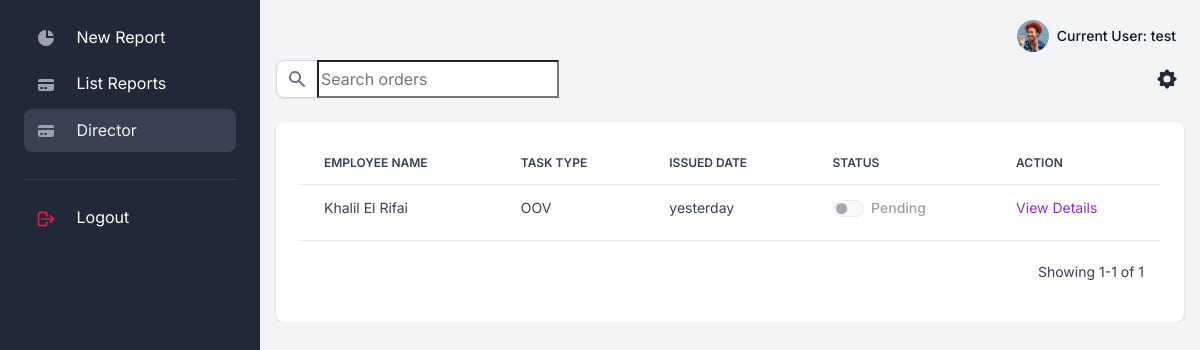
The page /reports/director (signed in) on the database as committed earlier.
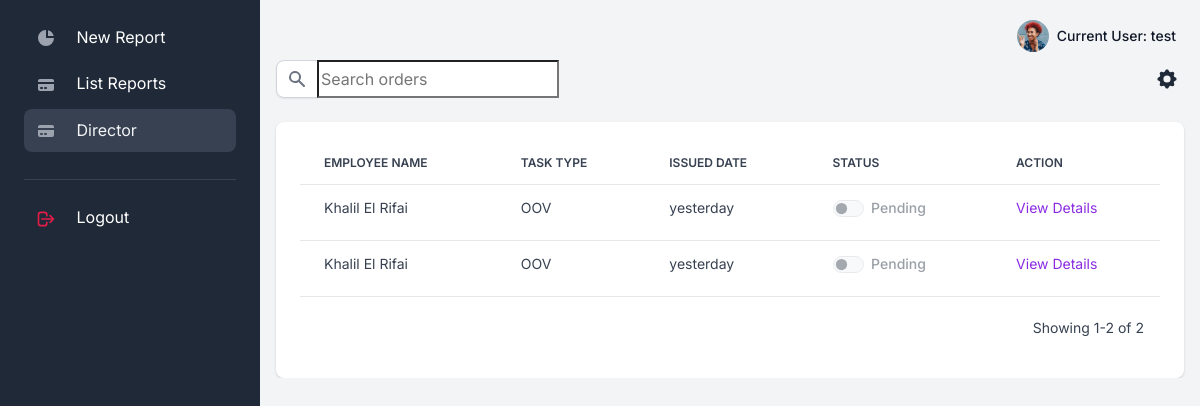
The same page on the database as committed later.
### apps/reports/models.py (models this page shows, shortened)
class Report(Model):
    STATUS_CHOICES= (
    ('Pending', 'Pending'),
    ('Approved', 'Approved'),
    )
    id=AutoField(primary_key=True,editable=False)
    owner = ForeignKey(Employee,on_delete=SET_NULL,null=True)
    task_type=ForeignKey(Task_type,on_delete=SET_NULL,null=True)
    created_at=DateTimeField(auto_now_add=True)
    status=CharField(max_length=50,choices=STATUS_CHOICES,default='Pending')
    description=TextField(null=True)

class Employee(Model):
    id=AutoField(primary_key=True,editable=False)
    user = OneToOneField(User,on_delete=CASCADE)
    job_title = ForeignKey(Job_title,on_delete=SET_NULL,null=True)
    @property
    def fullname(self):
        return self.user.first_name +" "+self.user.last_name

class Task_type(Model):
    id=AutoField(primary_key=True,editable=False)
    job_title=ForeignKey(Job_title,on_delete=CASCADE,null=True)
    type = CharField(max_length=50,null=True)
    def __str__(self):
        return self.type

### apps/reports/views.py (the view)
# urls.py: path('director',views.DirectiorView.as_view(),name='director'),
class DirectiorView(ReportListView):
    template_name = 'reports/director_list.html'
    def get_queryset(self):
        x = get_object_or_404(Job_title,employee__user=self.request.user)
        queryset = Report.objects.filter(task_type__job_title=get_object_or_404(Job_title,employee__user=self.request.user)).order_by('-created_at')
        return queryset

### apps/context_processors.py (called while the page is built)
def cfg_assets_root(request):
    return { 'ASSETS_ROOT' : settings.ASSETS_ROOT }

### apps/templates/reports/director_list.html (shortened to what this page needs)
{% extends "layouts/base.html" %}
{% block content %}
{% load humanize %}
  <div class="table-settings mb-4">
      <div class="row align-items-center justify-content-between">
          <div class="col col-md-6 col-lg-3 col-xl-4">
              <div class="input-group me-2 me-lg-3 fmxw-400">
                  <span class="input-group-text">
                  </span>
                  <input type="text" class="" placeholder="Search orders">
              </div>
          </div>
          <div class="col-4 col-md-2 col-xl-1 ps-md-0 text-end">
              <div class="dropdown">
                  <button class="btn btn-link text-dark dropdown-toggle dropdown-toggle-split m-0 p-1" data-bs-toggle="dropdown" aria-haspopup="true" aria-expanded="false">
                  </button>
              </div>
          </div>
      </div>
  </div>
  <div class="card card-body border-0 shadow table-wrapper table-responsive">
      <table class="table table-hover">
          <thead>
              <tr>
                  <th class="border-gray-200">Employee Name</th>
                  <th class="border-gray-200">Task Type</th>
                  <th class="border-gray-200">Issued Date</th>
                  <th class="border-gray-200">Status</th>
                  <th class="border-gray-200">Action</th>
              </tr>
          </thead>
          <tbody>
              {% if report_list%}
              {% for report in report_list %}
                        <tr>
                            <td><span class="fw-normal">{{report.owner.fullname}}</span></td>
                            <td><span class="fw-normal">{{report.task_type}}</span></td>
                            <td><span class="fw-normal">{{report.created_at|naturalday}}</span></td>
                            <td>
                                <span class="form-check form-switch">
                                    {% if report.status == 'Approved' %}
                                    <input class="form-check-input" type="checkbox" id="flexSwitchCheckChecked"  checked style="background-color: green;"  disabled>
                                    <label class="form-check-label" for="flexSwitchCheckChecked">Approved</label>
                                    {% else %}
                                    <input class="form-check-input" type="checkbox" id="flexSwitchCheckChecked" disabled>
                                    <label class="form-check-label" for="flexSwitchCheckChecked">Pending</label>
                                    {% endif %}
                                </span>
                            </td>
                            <td>
                                <a style="color:blueviolet;" href="{% url 'reports:detail' report.id %}">View Details</a>
                            </td>
                        </tr>
                {% endfor %}
              {% endif %}
          </tbody>
      </table>
      <div class="card-footer px-3 border-0 d-flex flex-column flex-lg-row align-items-center justify-content-between">
          <div class="fw-normal small mt-4 mt-lg-0">Showing {{ page_obj.start_index }}-{{ page_obj.end_index }} of {{ page_obj.paginator.count }}</div>
      </div>
  </div>
{% endblock content %}

Rows that differ between the two databases and show on the page:
added Report: owner.fullname "Khalil El Rifai", task_type "OOV", created_at "yesterday"
Other text that changed with them:
{{ page_obj.end_index }}: "1" → "2"
{{ page_obj.paginator.count }}: "1" → "2"
